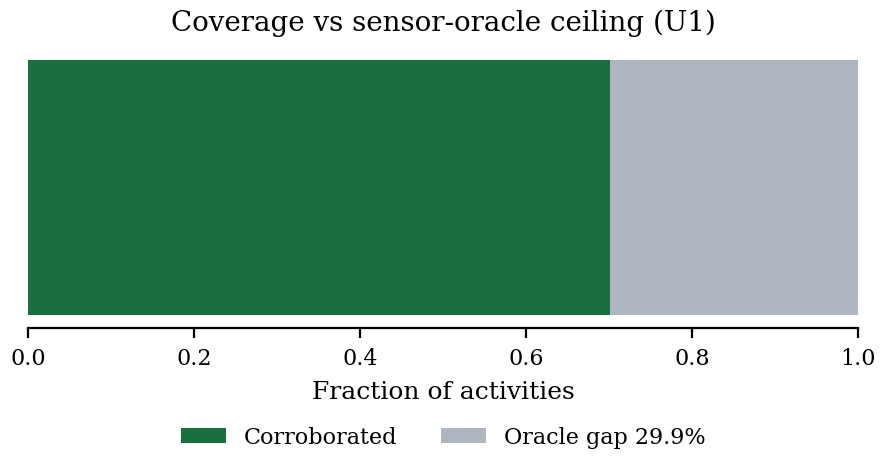

Here is the Python script that generated this plot:
# -*- coding: utf-8 -*-
"""Coverage vs sensor-oracle ceiling (paper03 fig:coverage)."""
from __future__ import annotations

import os
import sys

import matplotlib.pyplot as plt

HERE = os.path.dirname(os.path.abspath(__file__))
sys.path.insert(0, HERE)

from _style import C_MUTED, C_OK, apply_style, load, save  # noqa: E402


def main():
    apply_style()
    c = load()["coverage"]
    covered = c["frac_corroborated"]
    gap = c["oracle_gap"]
    other = max(0.0, 1.0 - covered)
    fig, ax = plt.subplots(figsize=(4.6, 2.70))
    ax.barh([0], [covered], color=C_OK, height=0.45, label="Corroborated")
    ax.barh([0], [other], left=[covered], color=C_MUTED, height=0.45,
            label=f"Oracle gap {gap * 100:.1f}%")
    ax.set_xlim(0, 1)
    ax.set_yticks([])
    ax.set_xlabel("Fraction of activities")
    ax.set_title("Coverage vs sensor-oracle ceiling (U1)")
    ax.legend(frameon=False, loc="upper center", bbox_to_anchor=(0.5, -0.28),
              ncol=2)
    fig.tight_layout()
    ax.spines["top"].set_visible(False)
    ax.spines["right"].set_visible(False)
    ax.spines["left"].set_visible(False)
    save(fig, "fig_coverage.pdf")


if __name__ == "__main__":
    main()
